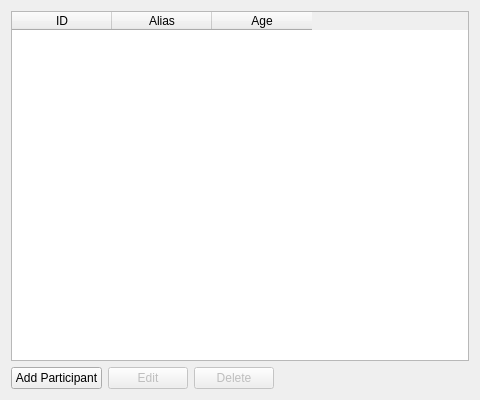
<?xml version="1.0" encoding="UTF-8"?>
<ui version="4.0">
 <class>ParticipantPanel</class>
 <widget class="QWidget" name="ParticipantPanel">
  <property name="geometry">
   <rect><x>0</x><y>0</y><width>480</width><height>400</height></rect>
  </property>
  <layout class="QVBoxLayout" name="verticalLayout">
   <item>
    <widget class="QTableWidget" name="participants_table">
     <property name="columnCount"><number>3</number></property>
     <property name="selectionBehavior">
      <enum>QAbstractItemView::SelectionBehavior::SelectRows</enum>
     </property>
     <property name="editTriggers">
      <set>QAbstractItemView::EditTrigger::NoEditTriggers</set>
     </property>
     <property name="alternatingRowColors"><bool>true</bool></property>
     <column><property name="text"><string>ID</string></property></column>
     <column><property name="text"><string>Alias</string></property></column>
     <column><property name="text"><string>Age</string></property></column>
    </widget>
   </item>
   <item>
    <layout class="QHBoxLayout" name="btn_layout">
     <item>
      <widget class="QPushButton" name="add_btn">
       <property name="text"><string>Add Participant</string></property>
      </widget>
     </item>
     <item>
      <widget class="QPushButton" name="edit_btn">
       <property name="text"><string>Edit</string></property>
       <property name="enabled"><bool>false</bool></property>
      </widget>
     </item>
     <item>
      <widget class="QPushButton" name="delete_btn">
       <property name="text"><string>Delete</string></property>
       <property name="enabled"><bool>false</bool></property>
      </widget>
     </item>
     <item>
      <spacer name="btn_spacer">
       <property name="orientation"><enum>Qt::Horizontal</enum></property>
       <property name="sizeHint" stdset="0"><size><width>40</width><height>20</height></size></property>
      </spacer>
     </item>
    </layout>
   </item>
  </layout>
 </widget>
 <resources/>
 <connections/>
</ui>
